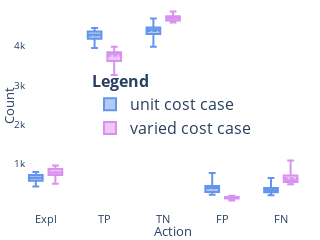

Notebook source saved alongside this figure:
### Code cell
import plotly.graph_objects as go
import numpy as np

# Assuming 'total_cases' is your dictionary containing the datasets

fig = go.Figure()

# Define the order of datasets and initialize a counter for x-axis positioning
datasets = [ 'MNISTbinary' ] #'MagicTelescope', 'adult' 'MNISTbinary',
x_position = 0  # Counter for x-axis position

# Iterate through each dataset, then each column, and finally each case
names = []
for dataset_name in datasets:
    for i in range(5):  # Assuming each dataset has 5 columns
        for case_name in ['case1', 'case1b']:
            case_data = total_cases[case_name][dataset_name]
            name = f"{case_name}_{dataset_name}_Col{i+1}"
            names.append(name)
            bool = True if name in ['case1_MNISTbinary_Col1', 'case1b_MNISTbinary_Col1'] else False
            col = '#6495ed' if case_name == 'case1' else '#d891ef'
            legend_name = 'unit cost case' if case_name=='case1' else 'varied cost case'
            fig.add_trace(go.Box(
                y=case_data[:, i],
                name=legend_name,
                marker_color=col,
                line=dict(width=2),
                # marker=dict(color=col, line=dict(color='black', width=2)), 
                # line=dict(color='black', width=2), 
                boxpoints=False,  # Hide outliers
                boxmean=True,     # Show mean
                width=0.7,        # Adjust the width of the boxes
                x=[x_position] * len(case_data[:, i]),  # Set x-axis positions
                showlegend=bool
            ))
            x_position += 1

        # Introduce space after each column
        x_position += 1

# Adjust x-axis range to account for the extra space introduced
fig.update_xaxes(range=[-0.5, x_position - 0.5])


siz = 11
# Calculate midpoints for tick labels
tickvals = [x + 0.5 for x in range(0, x_position - 1, 2)]

siz = 13

def format_tick(val):
    """ Custom function to format the tick labels. """
    return f'{int(val / 1000)}k' if val >= 1000 else str(val)

# fig.add_vline(x=2, line_width=1, line_color="lightgrey")
# fig.add_vline(x=5, line_width=1, line_color="lightgrey")
# fig.add_vline(x=8, line_width=1, line_color="lightgrey")
# fig.add_vline(x=11, line_width=1, line_color="lightgrey")

# Update layout and display the plot
fig.update_layout(
    width=220,  # Adjusted for two subplots
    height=180,
    plot_bgcolor='white',
    paper_bgcolor='white',
    margin=dict(l=0, r=0, t=0, b=0),
    # title="Box Plot of Datasets by Cases and Columns",
    xaxis_title="Action",
    yaxis_title="Count",
    boxmode='group',
    showlegend=True,

    xaxis=dict(
        tickvals=[0.5, 3.5, 6.5, 9.5, 12.5, ],
        ticktext=['Expl', 'TP', 'TN', 'FP', 'FN'] ,  # Adjust ticktext as needed
        tickfont=dict(size=siz-2),
        title_standoff=5,
        title_font=dict(size=siz),
    ),

        yaxis=dict(
        # type="log",
        # gridcolor='lightgrey',
        title="Count",
        title_standoff=5,
        title_font=dict(size=siz),
        tickfont=dict(size=siz-3) , # Increase Y-axis tick font size
        tickmode='array',
        tickvals=[1000, 2000, 3000, 4000, 5000, 7000, 9000 ],  # Specify the values where you want ticks
        ticktext=[format_tick(val) for val in [1000, 2000, 3000, 4000, 5000, 7000, 9000]]  # Format those values
    ),


    legend=dict(
        orientation="v",
        yanchor="middle",
        y=0.5,  # Adjust this value to position the legend
        xanchor="center",
        x=0.5,
        bgcolor='rgba(0,0,0,0)',
        font=dict(size=siz+3),  # Increase legend font size
        title=dict(
            text='<b>Legend</b>',  # Set the text for your legend title
            font=dict(size=siz+3)  # Optionally set the font size for the legend title
        )
    )

)
fig.show()

# fig.write_image("./figures/test.pdf" )
# fig.write_image("./figures/cost_action_count_{}2.pdf".format(dataset_name) )
fig.write_image("./figures/cost_action_legend.png".format(dataset_name), scale=10 )

### Figure 1 — Plotly figure (JSON) as saved in the notebook; plotly's stock layout.template omitted (floating-point values rounded to 4 significant figures)
{"data": [{"boxmean": true, "boxpoints": false, "line": {"width": 2}, "marker": {"color": "#6495ed"}, "name": "unit cost case", "showlegend": true, "type": "box", "width": 0.7, "x": [0, 0, 0, 0, 0, 0, 0, 0, 0, 0, 0, 0, 0, 0, 0, 0, 0, 0, 0, 0, 0, 0, 0, 0, 0], "y": [752, 505, 742, 688, 682, 422, 635, 458, 696, 671, 753, 649, 709, 571, 789, 641, 608, 550, 537, 791, 633, 633, 715, 604, 524]}, {"boxmean": true, "boxpoints": false, "line": {"width": 2}, "marker": {"color": "#d891ef"}, "name": "varied cost case", "showlegend": true, "type": "box", "width": 0.7, "x": [1, 1, 1, 1, 1, 1, 1, 1, 1, 1, 1, 1, 1, 1, 1, 1, 1, 1, 1, 1, 1, 1, 1, 1, 1], "y": [716, 611, 759, 947, 923, 904, 867, 836, 860, 589, 954, 928, 491, 699, 735, 810, 647, 736, 858, 873, 729, 778, 783, 774, 640]}, {"boxmean": true, "boxpoints": false, "line": {"width": 2}, "marker": {"color": "#6495ed"}, "name": "unit cost case", "showlegend": false, "type": "box", "width": 0.7, "x": [3, 3, 3, 3, 3, 3, 3, 3, 3, 3, 3, 3, 3, 3, 3, 3, 3, 3, 3, 3, 3, 3, 3, 3, 3], "y": [4388, 3948, 4192, 4148, 4128, 4435, 4458, 4282, 4025, 4313, 4197, 4371, 4162, 4284, 4115, 4420, 4378, 4265, 4361, 4335, 4229, 4290, 4232, 4314, 4368]}, {"boxmean": true, "boxpoints": false, "line": {"width": 2}, "marker": {"color": "#d891ef"}, "name": "varied cost case", "showlegend": false, "type": "box", "width": 0.7, "x": [4, 4, 4, 4, 4, 4, 4, 4, 4, 4, 4, 4, 4, 4, 4, 4, 4, 4, 4, 4, 4, 4, 4, 4, 4], "y": [3257, 3568, 3548, 3502, 3622, 3606, 3813, 3810, 3835, 3785, 3806, 3774, 3969, 3939, 3953, 3533, 3726, 3980, 3840, 3710, 3804, 3821, 3776, 3819, 3905]}, {"boxmean": true, "boxpoints": false, "line": {"width": 2}, "marker": {"color": "#6495ed"}, "name": "unit cost case", "showlegend": false, "type": "box", "width": 0.7, "x": [6, 6, 6, 6, 6, 6, 6, 6, 6, 6, 6, 6, 6, 6, 6, 6, 6, 6, 6, 6, 6, 6, 6, 6, 6], "y": [4258, 4699, 4251, 4505, 4573, 4364, 4275, 4521, 4428, 4414, 4425, 4373, 4511, 3977, 4415, 4295, 4307, 4466, 4321, 4178, 4451, 4431, 4483, 4309, 4309]}, {"boxmean": true, "boxpoints": false, "line": {"width": 2}, "marker": {"color": "#d891ef"}, "name": "varied cost case", "showlegend": false, "type": "box", "width": 0.7, "x": [7, 7, 7, 7, 7, 7, 7, 7, 7, 7, 7, 7, 7, 7, 7, 7, 7, 7, 7, 7, 7, 7, 7, 7, 7], "y": [4877, 4806, 4781, 4790, 4787, 4739, 4659, 4650, 4687, 4707, 4615, 4661, 4707, 4640, 4627, 4716, 4740, 4617, 4663, 4638, 4599, 4673, 4720, 4750, 4773]}, {"boxmean": true, "boxpoints": false, "line": {"width": 2}, "marker": {"color": "#6495ed"}, "name": "unit cost case", "showlegend": false, "type": "box", "width": 0.7, "x": [9, 9, 9, 9, 9, 9, 9, 9, 9, 9, 9, 9, 9, 9, 9, 9, 9, 9, 9, 9, 9, 9, 9, 9, 9], "y": [388, 209, 414, 282, 247, 496, 434, 412, 353, 372, 273, 381, 273, 762, 319, 386, 390, 314, 438, 484, 269, 336, 263, 453, 501]}, {"boxmean": true, "boxpoints": false, "line": {"width": 2}, "marker": {"color": "#d891ef"}, "name": "varied cost case", "showlegend": false, "type": "box", "width": 0.7, "x": [10, 10, 10, 10, 10, 10, 10, 10, 10, 10, 10, 10, 10, 10, 10, 10, 10, 10, 10, 10, 10, 10, 10, 10, 10], "y": [64, 102, 142, 75, 114, 122, 174, 145, 115, 174, 147, 89, 149, 140, 188, 136, 150, 155, 143, 154, 181, 164, 134, 116, 127]}, {"boxmean": true, "boxpoints": false, "line": {"width": 2}, "marker": {"color": "#6495ed"}, "name": "unit cost case", "showlegend": false, "type": "box", "width": 0.7, "x": [12, 12, 12, 12, 12, 12, 12, 12, 12, 12, 12, 12, 12, 12, 12, 12, 12, 12, 12, 12, 12, 12, 12, 12, 12], "y": [213, 638, 400, 376, 369, 282, 197, 326, 497, 229, 351, 225, 344, 405, 361, 257, 316, 404, 342, 211, 417, 309, 306, 319, 297]}, {"boxmean": true, "boxpoints": false, "line": {"width": 2}, "marker": {"color": "#d891ef"}, "name": "varied cost case", "showlegend": false, "type": "box", "width": 0.7, "x": [13, 13, 13, 13, 13, 13, 13, 13, 13, 13, 13, 13, 13, 13, 13, 13, 13, 13, 13, 13, 13, 13, 13, 13, 13], "y": [1085, 912, 769, 685, 553, 628, 486, 558, 502, 744, 477, 547, 683, 581, 496, 804, 736, 511, 495, 624, 686, 563, 586, 540, 554]}], "layout": {"boxmode": "group", "height": 180, "legend": {"bgcolor": "rgba(0,0,0,0)", "font": {"size": 16}, "orientation": "v", "title": {"font": {"size": 16}, "text": "<b>Legend</b>"}, "x": 0.5, "xanchor": "center", "y": 0.5, "yanchor": "middle"}, "margin": {"b": 0, "l": 0, "r": 0, "t": 0}, "paper_bgcolor": "white", "plot_bgcolor": "white", "showlegend": true, "width": 220, "xaxis": {"range": [-0.5, 14.5], "tickfont": {"size": 11}, "ticktext": ["Expl", "TP", "TN", "FP", "FN"], "tickvals": [0.5, 3.5, 6.5, 9.5, 12.5], "title": {"font": {"size": 13}, "standoff": 5, "text": "Action"}}, "yaxis": {"tickfont": {"size": 10}, "tickmode": "array", "ticktext": ["1k", "2k", "3k", "4k", "5k", "7k", "9k"], "tickvals": [1000, 2000, 3000, 4000, 5000, 7000, 9000], "title": {"font": {"size": 13}, "standoff": 5, "text": "Count"}}}}
